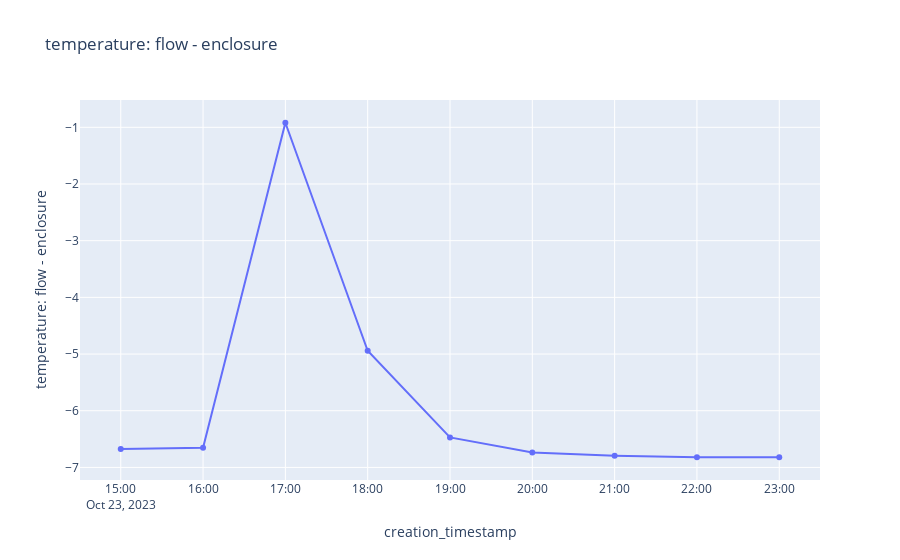

Write notebook code for a chart like this one.
### Code cell
# Temperature Delta
col_name = "temperature: flow - enclosure"

df_temp = df_a.with_columns((pl.col("sht45_temperature") - pl.col("enclosure_bme280_temperature")).alias(col_name)) \
.select("creation_timestamp","system_name",col_name).collect()

import plotly.express as px

fig = px.line(df_temp, x="creation_timestamp", y=col_name, markers=True, title = col_name)
fig.show()

### Figure 1 — Plotly figure (JSON) as saved in the notebook; plotly's stock layout.template omitted (floating-point values rounded to 4 significant figures)
{"data": [{"hovertemplate": "creation_timestamp=%{x}<br>temperature: flow - enclosure=%{y}<extra></extra>", "legendgroup": "", "line": {"color": "#636efa", "dash": "solid"}, "marker": {"symbol": "circle"}, "mode": "markers+lines", "name": "", "orientation": "v", "showlegend": false, "type": "scatter", "x": ["2023-10-23T15:00:00+00:00", "2023-10-23T16:00:00+00:00", "2023-10-23T17:00:00+00:00", "2023-10-23T18:00:00+00:00", "2023-10-23T19:00:00+00:00", "2023-10-23T20:00:00+00:00", "2023-10-23T21:00:00+00:00", "2023-10-23T22:00:00+00:00", "2023-10-23T23:00:00+00:00"], "xaxis": "x", "y": [-6.676, -6.655, -0.9198, -4.942, -6.47, -6.735, -6.792, -6.82, -6.82], "yaxis": "y"}], "layout": {"legend": {"tracegroupgap": 0}, "title": {"text": "temperature: flow - enclosure"}, "xaxis": {"anchor": "y", "domain": [0, 1], "title": {"text": "creation_timestamp"}}, "yaxis": {"anchor": "x", "domain": [0, 1], "title": {"text": "temperature: flow - enclosure"}}}}
